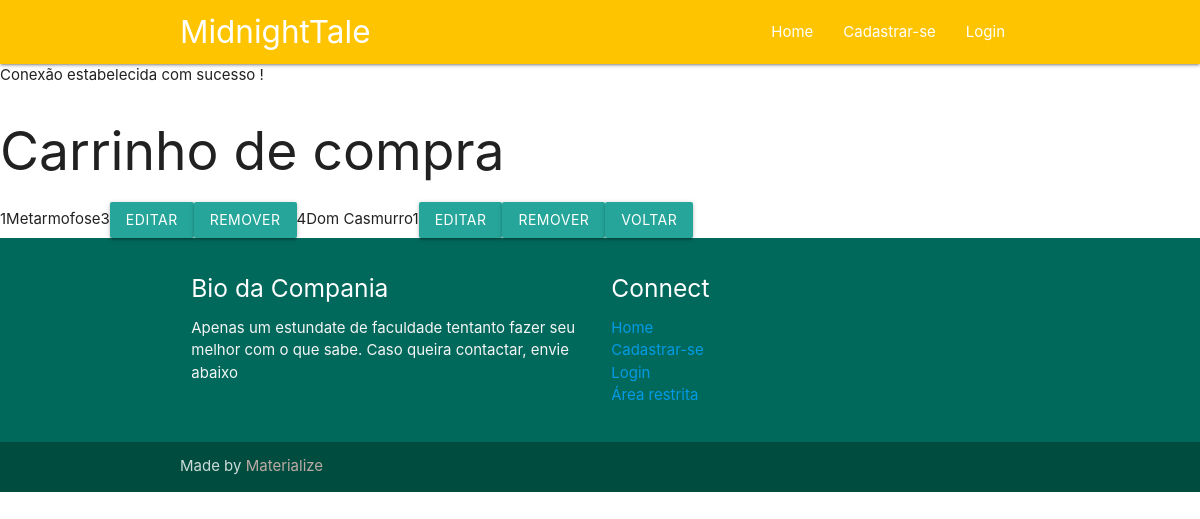
Page /carrinho.php on the committed database.
### tables this page shows
CREATE TABLE `tabcarrinho` (
  `carId` int(11) NOT NULL,
  `carProId` int(11) NOT NULL,
  `carQtde` int(11) DEFAULT NULL
);

CREATE TABLE `tb_livros` (
  `livroId` int(11) NOT NULL,
  `livroNome` varchar(30) NOT NULL,
  `livroEdi` varchar(30) NOT NULL,
  `livroAut` varchar(30) NOT NULL,
  `livroDataLan` varchar(30) NOT NULL,
  `livroImg` varchar(30) DEFAULT NULL,
  `livroDescr` varchar(30) DEFAULT NULL,
  `livroPrec` varchar(30) DEFAULT NULL
);

### carrinho.php (the view, shortened to what this page needs)
<?php
include_once "cabecalho.php";
include_once "conf_meu.php";
echo "<h2>Carrinho de compra</h2>";
?>
   <?php
$sql = "SELECT tabcarrinho.*, tb_livros.livroDescr AS descricao FROM tabcarrinho INNER JOIN tb_livros ON tabcarrinho.carProId = tb_livros.livroId";
$stmt = $conexao->prepare($sql);
$stmt->execute();
while ($linha = $stmt->fetch(PDO::FETCH_ASSOC)) {
   echo "<tr><td>{$linha['carId']}</td>";
   echo "<td>{$linha['descricao']}</td>";
   echo "<td>{$linha['carQtde']}</td>";
   echo "<td><a href='alterar_car.php?id={$linha['carProId']}' class='btn'>Editar</i></a></td>";
   echo "<td><a href='excluir_car.php?id={$linha['carProId']}' class='btn'>Remover</i></a></td></tr>";
}
echo "<a href='lista_produtos.php' class='btn'>Voltar</a>";
include_once "rodape.php";
?>

### rows in the picture
tabcarrinho: carId "1", tb_livros.livroDescr "Metarmofose", carQtde "3"
tabcarrinho: carId "4", tb_livros.livroDescr "Dom Casmurro", carQtde "1"
